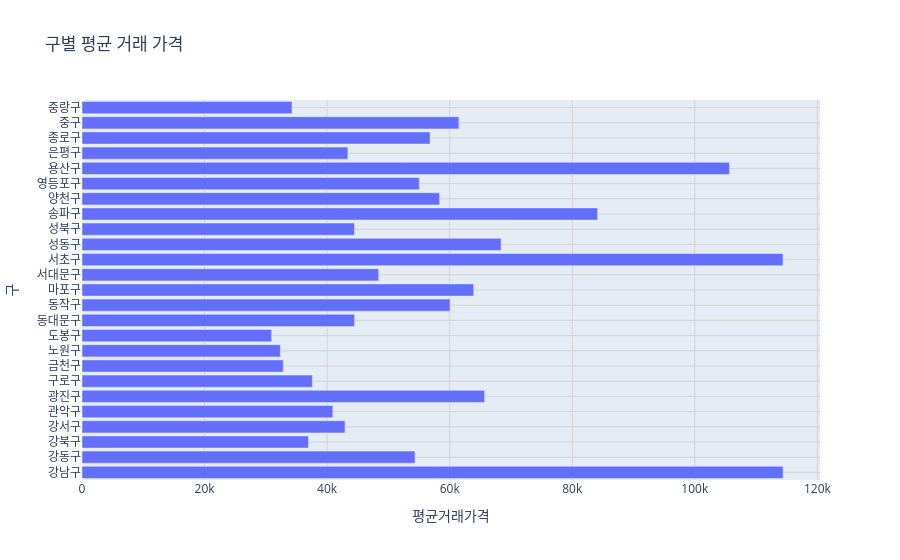

Notebook code for this chart:
### Code cell
fig = px.bar(sa.groupby('구').agg(평균거래가격 = ('거래금액(만원)','mean')).reset_index(),
            x='평균거래가격',
            y='구',
            title = '구별 평균 거래 가격',
            orientation='h',
            )
# fig.update_xaxes(tickmode='linear',tick0=1,dtick=1)
fig.update_xaxes(showgrid=True, gridwidth=1, gridcolor='LightGray')
fig.update_yaxes(showgrid=True, gridwidth=1, gridcolor='LightGray')
fig.write_html("A3_구별 평균 거래 가격.html")
fig.show()

### Figure 1 — Plotly figure (JSON) as saved in the notebook; plotly's stock layout.template omitted (floating-point values rounded to 4 significant figures)
{"data": [{"hovertemplate": "평균거래가격=%{x}<br>구=%{y}<extra></extra>", "legendgroup": "", "marker": {"color": "#636efa", "pattern": {"shape": ""}}, "name": "", "orientation": "h", "showlegend": false, "textposition": "auto", "type": "bar", "x": [114400.0, 54340.0, 36950.0, 42920.0, 40930.0, 65700.0, 37600.0, 32840.0, 32370.0, 30930.0, 44490.0, 60060.0, 63920.0, 48410.0, 114400.0, 68370.0, 44470.0, 84120.0, 58340.0, 55030.0, 105700.0, 43380.0, 56790.0, 61500.0, 34270.0], "xaxis": "x", "y": ["강남구", "강동구", "강북구", "강서구", "관악구", "광진구", "구로구", "금천구", "노원구", "도봉구", "동대문구", "동작구", "마포구", "서대문구", "서초구", "성동구", "성북구", "송파구", "양천구", "영등포구", "용산구", "은평구", "종로구", "중구", "중랑구"], "yaxis": "y"}], "layout": {"barmode": "relative", "legend": {"tracegroupgap": 0}, "title": {"text": "구별 평균 거래 가격"}, "xaxis": {"anchor": "y", "domain": [0, 1], "gridcolor": "LightGray", "gridwidth": 1, "showgrid": true, "title": {"text": "평균거래가격"}}, "yaxis": {"anchor": "x", "domain": [0, 1], "gridcolor": "LightGray", "gridwidth": 1, "showgrid": true, "title": {"text": "구"}}}}
